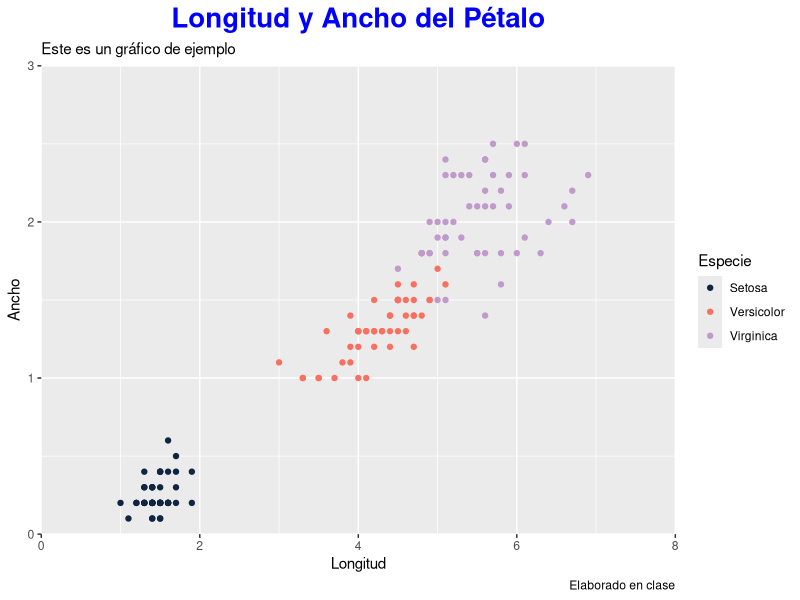
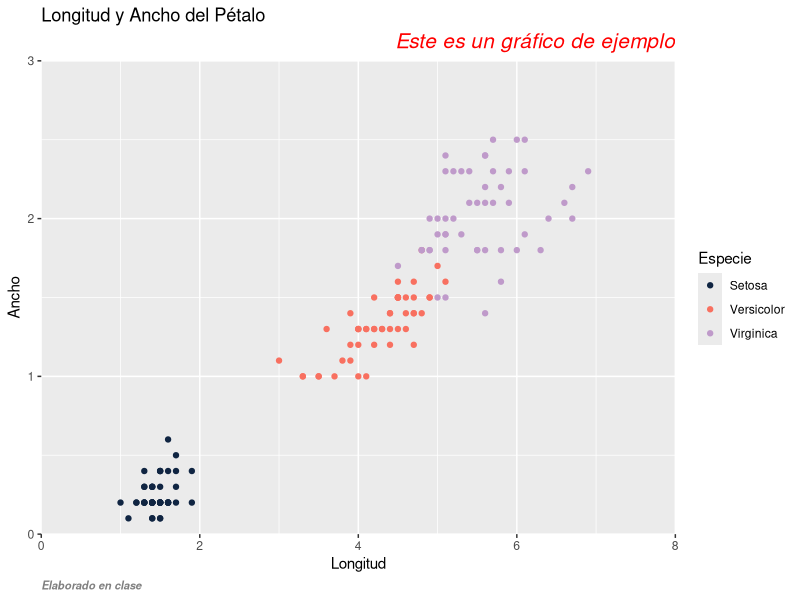
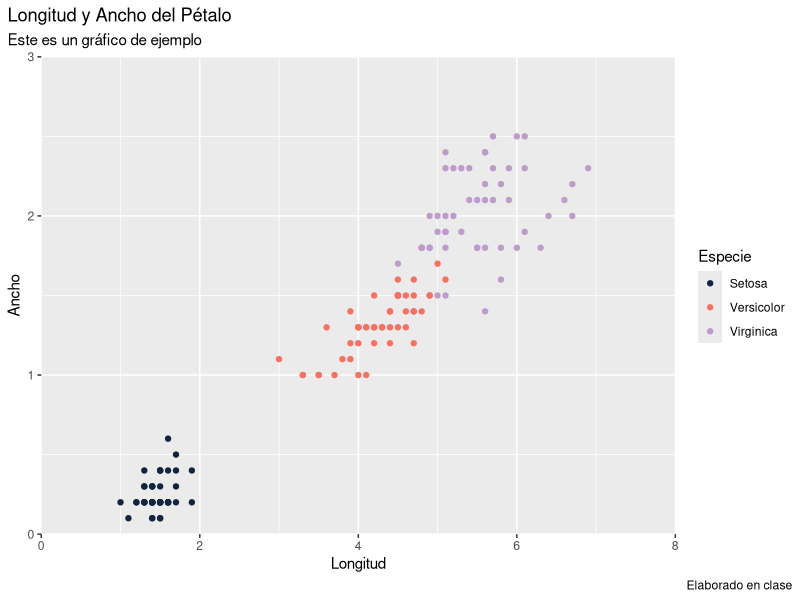
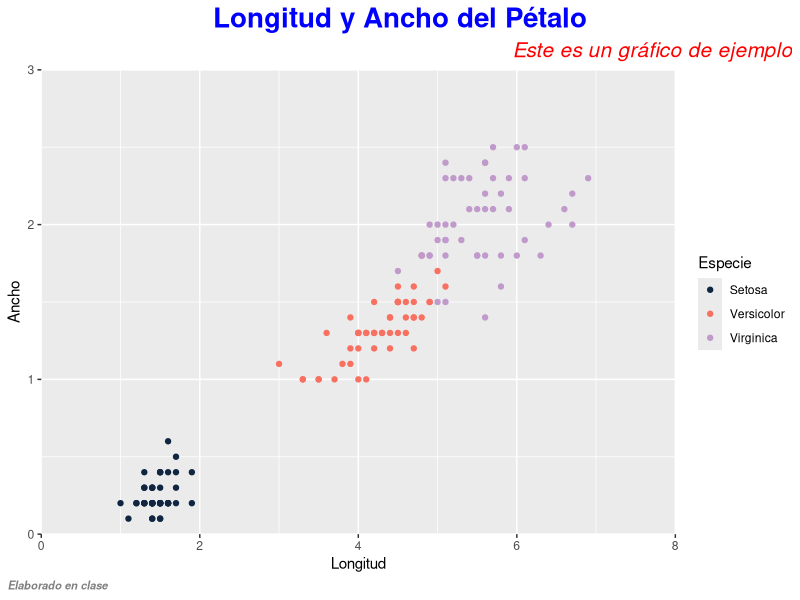
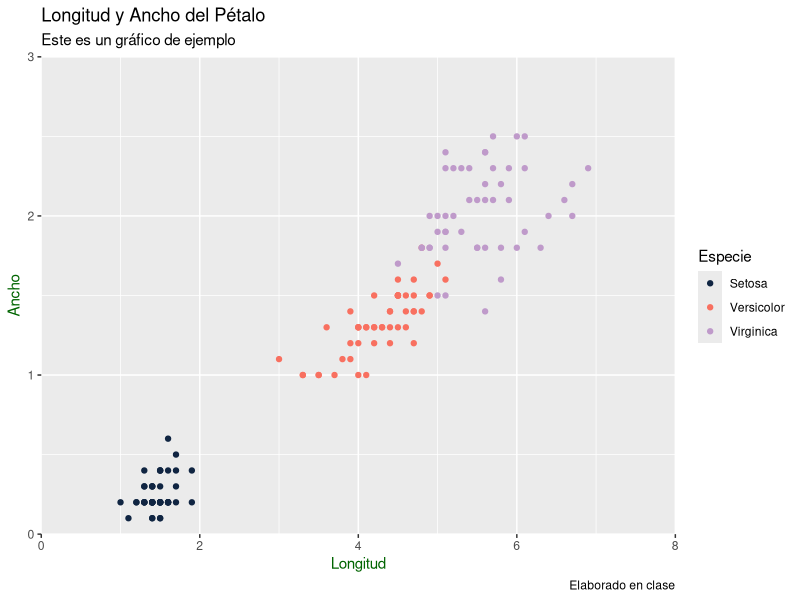
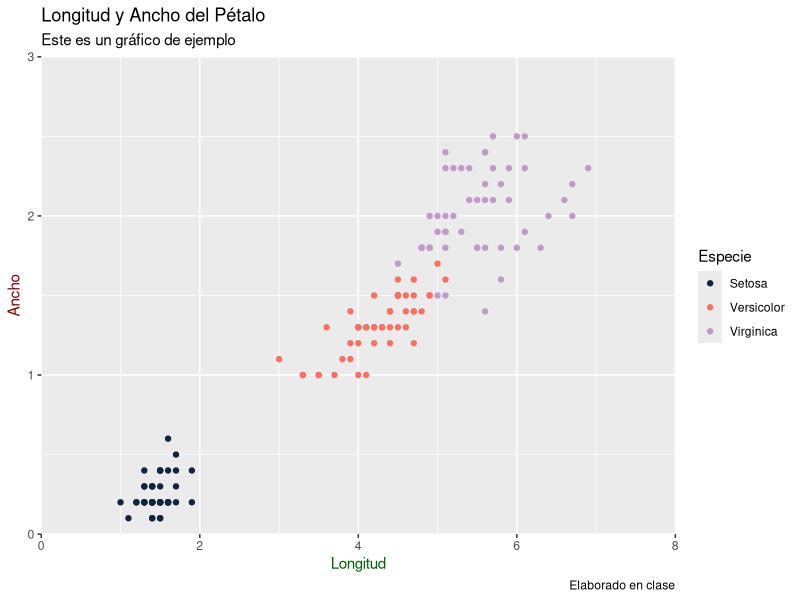
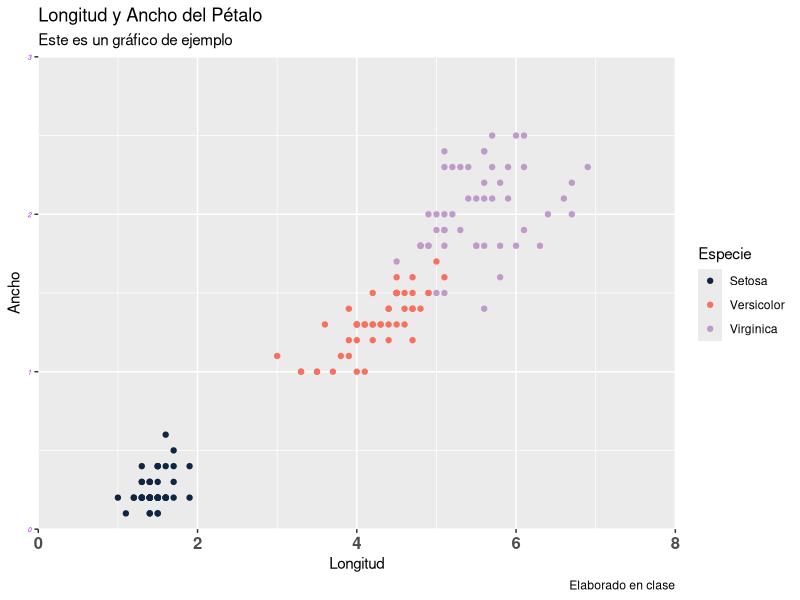
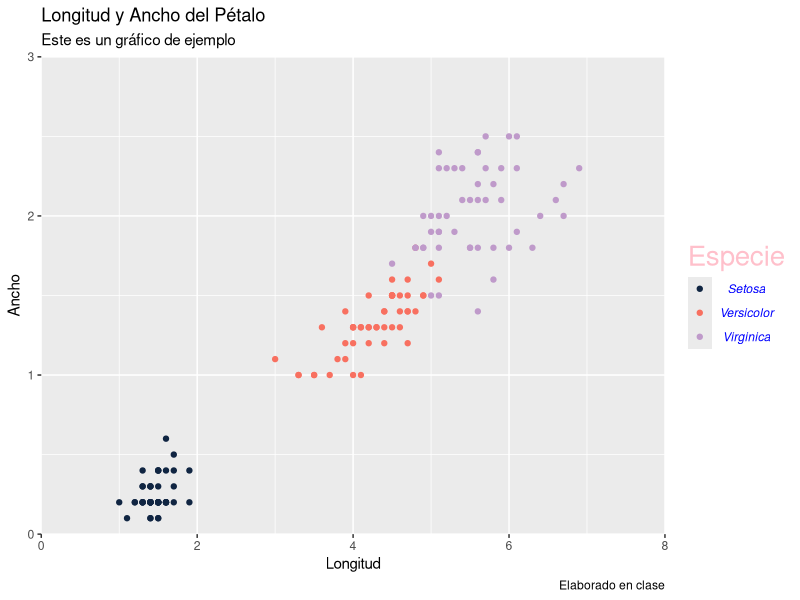

Recreate these plots in R, in order.
# Clase 16 - 27 de julio de 2022
# Módulo 4: Visualización de datos con ggplot
# Referencia: Libro de ggplot2 de Hadley Wickham
# https://ggplot2-book.org/index.html

library(tidyverse)
library(ggplot2)

## Gráfico de ejemplo con iris
grafico_base <- ggplot(iris, aes(x = Petal.Length, y = Petal.Width, color = Species)) +
  geom_point() +
  labs(
    title = "Longitud y Ancho del Pétalo",
    subtitle= "Este es un gráfico de ejemplo",
    x = "Longitud",
    y = "Ancho",
    color = "Especie",
    caption = "Elaborado en clase"
  ) +
  scale_x_continuous(
    limits = c(0, 8),
    expand = c(0, 0)
  ) +
  scale_y_continuous(
    limits = c(0, 3),
    expand = c(0, 0)
  ) +
  scale_color_manual(
    labels = c("Setosa", "Versicolor", "Virginica"),
    values = c("#102542", "#F87060", "#bf9aca")
  )

# Textos: títulos del gráfico, de los ejes, de las leyendas.
grafico_base +
  theme(
    plot.title = element_text(size = 20, # Tamaño de fuente
                              color = "blue", # Color de fuente
                              face = "bold", # Tipo de fuente
                              hjust = 0.5 # Justificación horizontal
                              )
  )

grafico_base +
  theme(
    plot.subtitle = element_text(size = 15,
                                 color = "red",
                                 face = "italic",
                                 hjust = 1),
    plot.caption = element_text(size = 8,
                                color = "grey50",
                                face = "bold.italic",
                                hjust = 0)
  )

grafico_base +
  theme(
    plot.title.position = "plot",
    plot.caption.position = "plot"
  )

grafico_base +
  theme(
    plot.title = element_text(size = 20, # Tamaño de fuente
                              color = "blue", # Color de fuente
                              face = "bold", # Tipo de fuente
                              hjust = 0.5 # Justificación horizontal
    ),
    plot.subtitle = element_text(size = 15,
                                 color = "red",
                                 face = "italic",
                                 hjust = 1),
    plot.caption = element_text(size = 8,
                                color = "grey50",
                                face = "bold.italic",
                                hjust = 0),
    plot.title.position = "plot",
    plot.caption.position = "plot"
  )

grafico_base +
  theme(
    axis.title = element_text(color = "darkgreen")
  )

grafico_base +
  theme(
    axis.title.x = element_text(color = "darkgreen"),
    axis.title.y = element_text(color = "darkred")
  )

grafico_base +
  theme(
    axis.text.x = element_text(size = 12, face = "bold"),
    axis.text.y = element_text(size = 5, face = "italic", color = "purple")
  )

grafico_base +
  theme(
    legend.title = element_text(size = 20, color = "pink"),
    legend.text = element_text(color = "blue", face = "italic", hjust = 0.5)
  )

## Rectángulos: Plot, panel, legend, bacgkround
grafico_base +
  theme(
    plot.background = element_rect(
      fill = "grey",
      color = "red",
      size = 3
    )
  )

grafico_base +
  theme(
    panel.background = element_rect(
      fill = "lightblue"
    )
  )

grafico_base +
  theme(
    legend.background = element_rect(color = "black",
                                     fill = "yellow"),
    legend.key = element_rect(color = "lightblue",
                              fill = "lightgreen")
  )

grafico_base +
  theme(
    legend.position = "top",
    legend.direction = "horizontal"
  )

grafico_base +
  theme(
    legend.background = element_rect(color = "black",
                                     fill = "yellow"),
    legend.key = element_rect(color = "lightblue",
                              fill = "lightgreen"),
    legend.position = "top",
    legend.direction = "horizontal"
  )

## Lineas: Ejes, panel
grafico_base +
  theme(
    panel.grid.major = element_line(color = "red",
                                    size = 2),
    panel.grid.minor = element_line(color = "blue",
                                    linetype = "dotted")
  )

grafico_base +
  theme(
    panel.grid.major.x = element_line(color = "red",
                                    size = 2),
    panel.grid.major.y = element_line(color = "green",
                                      size = 1),
    panel.grid.minor = element_line(color = "blue",
                                    linetype = "dotted")
  )


grafico_base +
  theme(
    axis.ticks = element_line(color = "pink",
                              size = 2),
    axis.ticks.length = unit(5, "mm")
  )

grafico_base +
  theme(
    axis.line = element_line(color = "red", linetype = "dashed")
  )

grafico_base +
  theme(
    axis.line.x = element_line(color = "red", 
                               linetype = "dashed"),
    axis.line.y = element_line(color = "blue", 
                               linetype = "dotted",
                               size = 2)
  )

## Elementos varios
# Relación de aspecto del panel

grafico_base +
  theme(
    aspect.ratio = 1/2
  )

## Ángulo de las etiquetas
grafico_base +
  theme(
    axis.text.x = element_text(angle = -45)
  )

# Tamaño de las llaves de las leyendas
grafico_base +
  theme(
    legend.key.size = unit(5, "mm")
  )

grafico_base +
  theme(
    legend.key = element_rect(color = "black"),
    legend.key.height = unit(5, "mm"),
    legend.key.width = unit(20, "mm")
  )

# Margen del gráfico
grafico_base +
  theme(
    plot.background = element_rect(fill = "lightblue"),
    plot.margin = margin(t = 20, r = 10, b = 30, l = 50)
  )

# Qué hacer con las facetas
grafico_base +
  facet_wrap(~Species) +
  theme(
    strip.background = element_rect(fill = "yellow"),
    strip.text = element_text(color = "blue",
                              face = "bold.italic",
                              hjust = 1)
  )

## Ejercicio de la clase

# 1. Vamos a crear un boxplot con el dataset mpg, tomando en el eje x
# la variable drv y en eje y la variable cty. El fondo del gráfico debe ser
# verde, el fondo del panel debe ser azul, el título del gráfico (que tienen
# que añadir debe ser rojo), las líneas "major" del eje x deben ser amarillas.

# 2. Vamos a crear unos gráficos de dispersión con mpg, entre cty y hwy,
# el color con la variable cyl y con facetas de acuerdo con drv.
# El fondo de la leyenda debe ser azul claro, el color de los títulos de las 
# facetas debe ser negro y el texto de los títulos de las facetas debe ser blanco

ggplot(mpg, aes(x = cty, y = hwy, color = cyl)) +
  geom_point() +
  facet_wrap(~drv) +
  theme(
    legend.background = element_rect(fill = "lightblue"),
    strip.background = element_rect(fill = "black"),
    strip.text = element_text(color = "white")
  )









